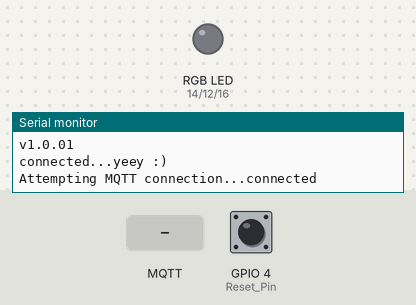
Bench run of a sketch on a simulated ESP8266 (NodeMCU). Shown: an RGB LED mixed from three pins (HIGH = lit), the last lines printed to the serial monitor. The test bench sets the inputs (shaded band); at power-on: GPIO 4 (Reset_Pin) HIGH. WiFi joins after 1.5 s; servers stay silent unless stated; no MQTT or app messages arrive unless stated.

Above: at 2.8 s.
2.9 s: MQTT message "1" arrives on the first subscribed topic
At 4.1 s:
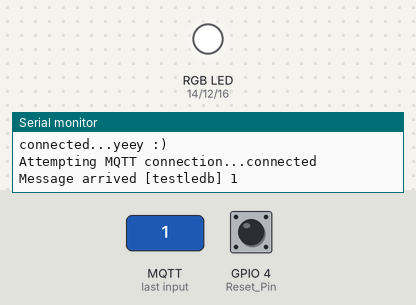
4.4 s: MQTT message "0" arrives on the first subscribed topic
At 5.4 s:
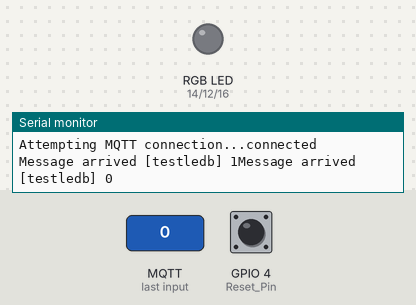
Timing chart, 0 to 7.4 s (numbered marks = the images above; inputs shaded):
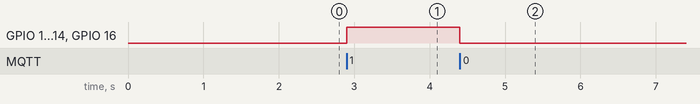

Measured:
- after the input at 2.9 s, GPIO 12 (LED_GREEN), GPIO 14 (LED_RED), GPIO 16 (LED_BLUE): LOW → HIGH at once
- after the input at 4.4 s, GPIO 12 (LED_GREEN), GPIO 14 (LED_RED), GPIO 16 (LED_BLUE): HIGH → LOW at once

The sketch:

RGB_LED_Control_MQTT.ino
```cpp
/*
*Code by Kaushik Ray
*/
/*
The MIT License

Copyright (c) by Kaushik Ray

Permission is hereby granted, free of charge, to any person obtaining a copy
of this software and associated documentation files (the "Software"), to deal
in the Software without restriction, including without limitation the rights
to use, copy, modify, merge, publish, distribute, sublicense, and/or sell
copies of the Software, and to permit persons to whom the Software is
furnished to do so, subject to the following conditions:

The above copyright notice and this permission notice shall be included in
all copies or substantial portions of the Software.

THE SOFTWARE IS PROVIDED "AS IS", WITHOUT WARRANTY OF ANY KIND, EXPRESS OR
IMPLIED, INCLUDING BUT NOT LIMITED TO THE WARRANTIES OF MERCHANTABILITY,
FITNESS FOR A PARTICULAR PURPOSE AND NONINFRINGEMENT. IN NO EVENT SHALL THE
AUTHORS OR COPYRIGHT HOLDERS BE LIABLE FOR ANY CLAIM, DAMAGES OR OTHER
LIABILITY, WHETHER IN AN ACTION OF CONTRACT, TORT OR OTHERWISE, ARISING FROM,
OUT OF OR IN CONNECTION WITH THE SOFTWARE OR THE USE OR OTHER DEALINGS IN
THE SOFTWARE.
*/


#include <ESP8266WiFi.h>
#include <PubSubClient.h>
#include <WiFiManager.h>
#include <ArduinoOTA.h>

// Update these with values suitable for your project
#define LED_RED     14
#define LED_GREEN   12
#define LED_BLUE    16
#define Reset_Pin    4                  //pin to reset the wifi config files

//MQTT Server Config
IPAddress mqtt_server(192, 168, 1, 2); //MQTT Broker IP
const char* Client_ID    = "testledb";
const char* username     = "username";
const char* password     = "password";
const char* thing_name   = "thing_name";

WiFiClient espClient;
PubSubClient client(espClient);


//------------------------------------------------------------------------------------------------------------------------------------------
void setup() {

  pinMode(LED_RED,    OUTPUT);
  pinMode(LED_GREEN,  OUTPUT);
  pinMode(LED_BLUE,   OUTPUT);
  //pinMode(LED_BUILTIN, OUTPUT);
  pinMode(Reset_Pin, INPUT_PULLUP);

  digitalWrite(LED_RED,     0);
  digitalWrite(LED_GREEN,   0);
  digitalWrite(LED_BLUE,    0);

  analogWriteFreq(5000);
  analogWriteRange(255);

  Serial.begin(115200);
  Serial.println("v1.0.01");
  manage_WiFi();
  manage_OTA();
  client.setServer(mqtt_server, 1883);
  client.setCallback(callback);
}
//------------------------------------------------------------------------------------------------------------------------------------------
void callback(char* topic, byte* payload, unsigned int length) {

  unsigned int red, green, blue;
  uint32_t rgb;
  Serial.print("Message arrived [");
  Serial.print(topic);
  Serial.print("] ");
  for (int i = 0; i < length; i++) {
    Serial.print((char)payload[i]);
  }

  // Switch on the LED if an 1 was received as first character
  if ((char)payload[0] == '1')
    rgb = 0xFFFFFF;
  if ((char)payload[0] == '0')
    rgb = 0x000000;
  if ((char)payload[0] == '#') // we get RGB data
    rgb = (uint32_t) strtol((const char *) &payload[1], NULL, 16);

  for (int i = 0; i < length; i++) {
    payload[i]=0xFF;
  }

  red   = ((rgb >> 16) & 0xFF);
  green = ((rgb >>  8) & 0xFF);
  blue  = ((rgb >>  0) & 0xFF);

  analogWrite(LED_RED,     red);
  analogWrite(LED_GREEN, green);
  analogWrite(LED_BLUE,   blue);

}
//------------------------------------------------------------------------------------------------------------------------------------------
void reconnect() {
  // Loop until we're reconnected
  while (!client.connected()) {
    Serial.print("Attempting MQTT connection...");
    // Attempt to connect
    if (client.connect(Client_ID, username, password, thing_name, 0, 0, Client_ID)) {
      Serial.println("connected");
      // Once connected, publish an announcement...
      client.publish("dev/test", "Connected to MQTT");
      // ... and resubscribe
      client.subscribe(Client_ID);
    } else {
      Serial.print("failed, rc=");
      Serial.print(client.state());
      Serial.println(" try again in 5 seconds");
      // Wait 2 seconds before retrying
      delay(2000);
    }
  }
}
//------------------------------------------------------------------------------------------------------------------------------------------
void loop()
{
  manage_housekeeping();
  client.loop();
}
```

OTA.ino
```cpp
/*
*Code by Kaushik Ray
*/
/*
The MIT License
Copyright (c) by Kaushik Ray
Permission is hereby granted, free of charge, to any person obtaining a copy
of this software and associated documentation files (the "Software"), to deal
in the Software without restriction, including without limitation the rights
to use, copy, modify, merge, publish, distribute, sublicense, and/or sell
copies of the Software, and to permit persons to whom the Software is
furnished to do so, subject to the following conditions:
The above copyright notice and this permission notice shall be included in
all copies or substantial portions of the Software.
THE SOFTWARE IS PROVIDED "AS IS", WITHOUT WARRANTY OF ANY KIND, EXPRESS OR
IMPLIED, INCLUDING BUT NOT LIMITED TO THE WARRANTIES OF MERCHANTABILITY,
FITNESS FOR A PARTICULAR PURPOSE AND NONINFRINGEMENT. IN NO EVENT SHALL THE
AUTHORS OR COPYRIGHT HOLDERS BE LIABLE FOR ANY CLAIM, DAMAGES OR OTHER
LIABILITY, WHETHER IN AN ACTION OF CONTRACT, TORT OR OTHERWISE, ARISING FROM,
OUT OF OR IN CONNECTION WITH THE SOFTWARE OR THE USE OR OTHER DEALINGS IN
THE SOFTWARE.
*/

#include <ArduinoOTA.h>

void manage_WiFi()
{
  //This function is a part of the WiFi manager package
  //WiFiManager Local intialization of the wifi manager
  WiFiManager wifiManager;

  //reset Wi-Fi settings - if reset pin is pressed at startup
  delay(100);
  digitalRead(Reset_Pin);
  if(digitalRead(Reset_Pin) == LOW )
  {
    wifiManager.resetSettings();
    Serial.print("Reset Detected");
  }

  //give a static ip to the server
  //wifiManager.setSTAStaticIPConfig(IPAddress(192,168,4,1),IPAddress(192,168,4,1),IPAddress(255, 255, 255, 0));

  //sets timeout until configuration portal gets turned off
  //useful to make it all retry or go to sleep
  //in seconds
  wifiManager.setTimeout(300);

  //fetches ssid and pass and tries to connect
  //if it does not connect it starts an access point with the specified name
  //here  "AutoConnectAP"
  //and goes into a blocking loop awaiting configuration
  if (!wifiManager.autoConnect("IoT_Setup")) {
    Serial.println("failed to connect and hit timeout");
    delay(3000);
    //reset and try again, or maybe put it to deep sleep
    ESP.reset();
    delay(5000);
  }

  //if you get here you have connected to the WiFi
  Serial.println("connected...yeey :)");
}
//------------------------------------------------------------------------------------------------------------------------------------------
void manage_OTA()
{
  ArduinoOTA.setHostname("LED-1");
  ArduinoOTA.onStart([]() {
    Serial.println("Start");
  });
  ArduinoOTA.onEnd([]() {
    Serial.println("\nEnd");
  });
  ArduinoOTA.onProgress([](unsigned int progress, unsigned int total) {
    Serial.printf("Progress: %u%%\r", (progress / (total / 100)));
  });
  ArduinoOTA.onError([](ota_error_t error) {
    Serial.printf("Error[%u]: ", error);
    if (error == OTA_AUTH_ERROR) Serial.println("Auth Failed");
    else if (error == OTA_BEGIN_ERROR) Serial.println("Begin Failed");
    else if (error == OTA_CONNECT_ERROR) Serial.println("Connect Failed");
    else if (error == OTA_RECEIVE_ERROR) Serial.println("Receive Failed");
    else if (error == OTA_END_ERROR) Serial.println("End Failed");
  });
  ArduinoOTA.begin();
}
//------------------------------------------------------------------------------------------------------------------------------------------
void manage_housekeeping()
{
  //OTA Handeler
  ArduinoOTA.handle();
  if (!client.connected())              reconnect();
  if (WiFi.status() != WL_CONNECTED)    manage_WiFi();
}
//------------------------------------------------------------------------------------------------------------------------------------------
```
